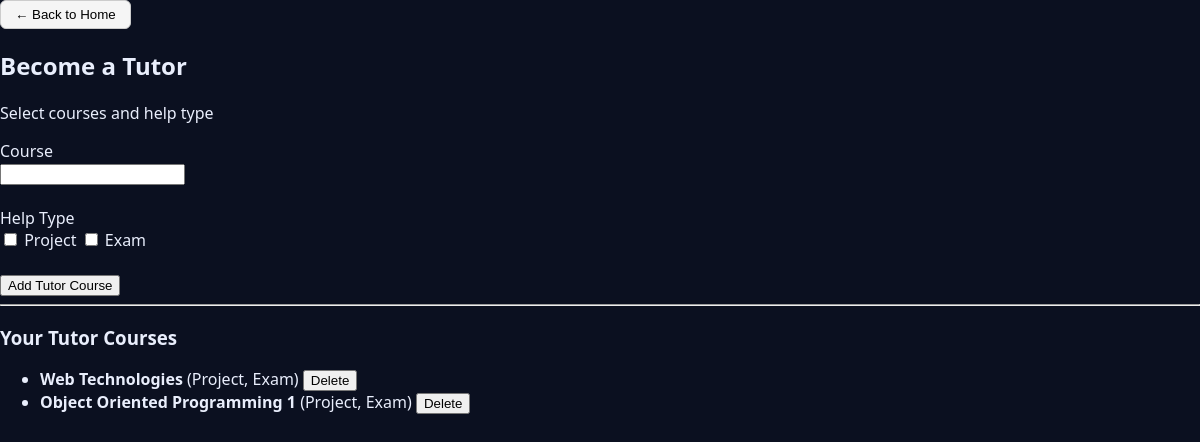
The page /View/student/tutorHomeView.php (signed in) on the database its author committed.
### tables this page shows
CREATE TABLE `tutor` (
  `t_id` int(30) NOT NULL,
  `s_id` varchar(30) NOT NULL,
  `course` varchar(100) NOT NULL,
  `help_type` varchar(100) NOT NULL,
  `status` int(11) NOT NULL,
  `created_at` datetime NOT NULL,
  `ratings` int(11) NOT NULL
);

### Model/tutorModel.php (called while the page is built, shortened)
<?php
function getTutorCoursesByStudent($s_id){
    $conn = dbConnect();
    $sql = "SELECT * FROM tutor WHERE s_id = ? AND status = 1";
    $stmt = mysqli_prepare($conn, $sql);
    mysqli_stmt_bind_param($stmt, "s", $s_id);
    mysqli_stmt_execute($stmt);
    $res = mysqli_stmt_get_result($stmt);
    return mysqli_fetch_all($res, MYSQLI_ASSOC);
}
?>

### View/student/tutorHomeView.php (the view, shortened to what this page needs)
<?php
require_once("../../Model/tutorModel.php");
$s_id = $_SESSION['loginId'];
$tutorCourses = getTutorCoursesByStudent($s_id);
?>
<!DOCTYPE html>
<html lang="en">
<head>
<link rel="stylesheet" href="studentHome.css">
</head>
<body>
    <div style="margin-bottom:16px;">
        <form action="studentHome.php" method="GET">
            <button type="submit" style="
                padding:6px 14px;
                border-radius:6px;
                border:1px solid #ccc;
                background:#f5f5f5;
                cursor:pointer;
            ">
                ← Back to Home
            </button>
        </form>
    </div>
<h2>Become a Tutor</h2>
<p>Select courses and help type</p>
<form action="../../Controller/tutorController.php" method="POST">
    <label>Course</label><br>
    <input type="text"
           name="course"
           id="courseInput"
           autocomplete="off"
           onkeyup="liveSearchCourse()"
           required>
    <br>
    <label>Help Type</label><br>
    <label><input type="checkbox" name="help_type[]" value="Project"> Project</label>
    <label><input type="checkbox" name="help_type[]" value="Exam"> Exam</label>
    <br><br>
    <button type="submit" name="addTutor">Add Tutor Course</button>
</form>
<hr>
<h3>Your Tutor Courses</h3>
<?php if (empty($tutorCourses)) { ?>
    <p>No tutor courses added yet.</p>
<?php } else { ?>
    <ul>
        <?php foreach ($tutorCourses as $t) { ?>
            <li>
                <strong><?= htmlspecialchars($t['course']) ?></strong>
                (<?= htmlspecialchars($t['help_type']) ?>)
                <form action="../../Controller/tutorController.php"
                      method="GET"
                      style="display:inline;">
                    <button type="submit" name="deleteTutor">Delete</button>
                </form>
            </li>
        <?php } ?>
    </ul>
<?php } ?>
</body>
</html>

### View/student/studentHome.css (style rules this page uses)
* { box-sizing: border-box; }
html, body { height: 100%; }
body { margin: 0; font-family: system-ui, -apple-system, Segoe UI, Roboto, Arial; background: #0b1020; color: #e9eefc; }

### rows shown on the page
tutor: course "Web Technologies", help_type "Project, Exam"
tutor: course "Object Oriented Programming 1", help_type "Project, Exam"
